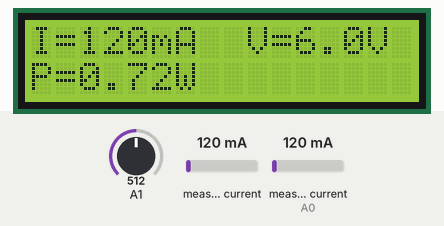
This sketch was run on a simulated Arduino Uno, built with avr-gcc and run on an emulated ATmega328P. Parts: 16×2 character LCD. The inputs (shaded band) are chosen by the test bench; at power-on: measured current (sensor on A0) 120 mA, measured current 120 mA, A1 = 512.

Above: at 1.2 s.
1.3 s: measured current (sensor on A0) set to 1000 mA
At 3.0 s:
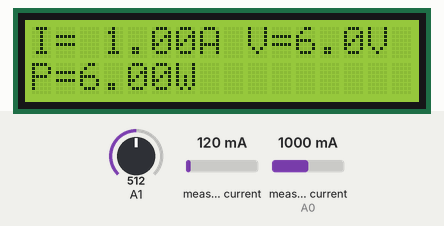
4.7 s: measured current (sensor 0) set to 40 mA
At 5.9 s:
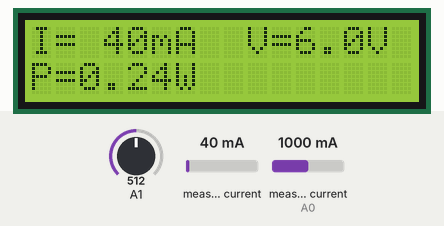
6.8 s: A1 set to 716
At 8.5 s:
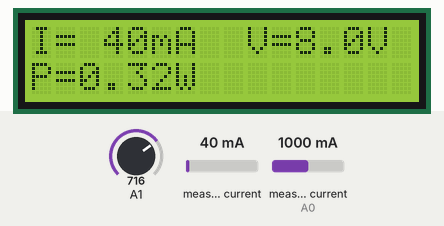
8.9 s: measured current (sensor 0) set to 500 mA
At 9.8 s:
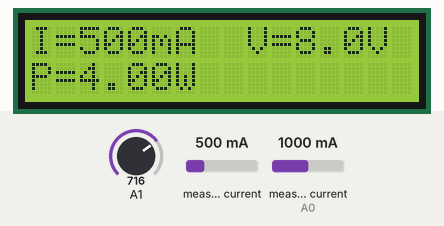
11.0 s: A1 set to 900
At 12.3 s:
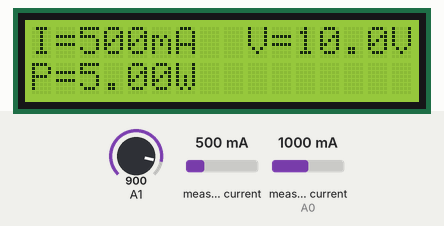
13.1 s: measured current (sensor 0) set to 979 mA
At 14.9 s:
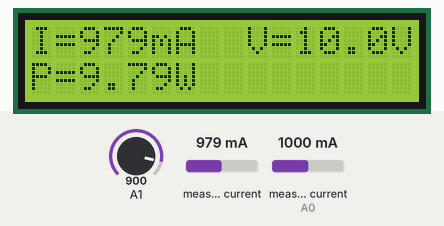
15.2 s: measured current (sensor 0) set to 1016 mA
Timing chart, 0 to 18.2 s (numbered marks = the images above; inputs shaded):
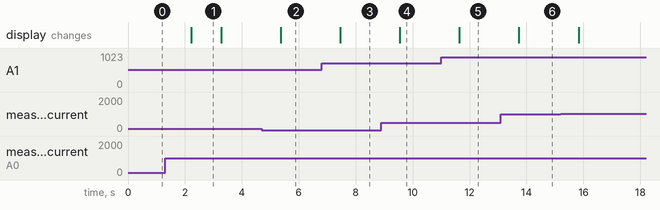

Measured:
- after the input at 1.3 s, the display: changes after 0.92 s (image 1)
- after the input at 4.7 s, the display: changes after 0.66 s (image 2)
- after the input at 6.8 s, the display: changes after 0.65 s (image 3)
- after the input at 8.9 s, the display: changes after 0.65 s (image 4)
- after the input at 11.0 s, the display: changes after 0.64 s (image 5)
- after the input at 13.1 s, the display: changes after 0.64 s (image 6)
- what the display in image 1 shows lasts 1.1 s, from 2.2 s to 3.3 s

The sketch:

Arduion_Sketch.ino
```cpp
#include <Wire.h>
#include <LiquidCrystal_I2C.h>
#include <ACS712.h>
#include <String.h>

String message = "";
// string Var to use as a container for output strings
float voltage = 0;  // Var for Voltage value
float current = 0;  // Var for Current Value
float power = 0;    // Var for Power
LiquidCrystal_I2C lcd(0x27, 16, 2);
// Set the LCD address to 0x27 for a 16 chars and 2 line display

ACS712  ACS(A0, 5.0, 1023, 200);
// Set the Current sensor to pin A0 for output voltage 5V and
// ADC max value 1023 in 10 bit ADC 200mV / A for our IC of 5A.
// IC ACS712ELCTR-05B-T

void setup()
{
	// initialize the LCD
	lcd.init();
	// Turn on the blacklight and print a message.
	lcd.backlight();
  // going to home position 0,0
  lcd.home();
  // clear the screen
  lcd.clear();

  // Screen Print.
  // 0 1 2 3 4 5 6 7 8 9 A B C D E F (x positions)
  // I = x x x x x x x V = x x x x x
  // 0 1 2 3 4 5 6 7 8 9 A B C D E F (x positions)
  // P = x x x x x x x x x x x x x x

  // there are only 2 y positions 0 and 1
  // 'x' in above shows the avaiable positions.
  message = "I=0A";
  lcd.print(message);
  lcd.setCursor(9, 0);
  message = "V=0V";
  lcd.print(message);
  lcd.setCursor(0, 1);
  message = "P=0W";
  lcd.print(message);

  // Screen Print.
  // 0 1 2 3 4 5 6 7 8 9 A B C D E F (x positions)
  // I = 0 A           V = 0 V
  // 0 1 2 3 4 5 6 7 8 9 A B C D E F (x positions)
  // P = 0 W

  // Setting the mid point of Current sennsor.
  // normally mid point is 512.
  // we used trial and error to get more accurate value 528.
  ACS.setMidPoint(512);
}
// char buffer to store the conversion for float to string.
char buffer[5];
void loop()
{
  current = ACS.mA_DC();      // outputs current in mA.
  voltage = analogRead(A1);   // Reading the ADC value from pin A1
  voltage = map(voltage,0,1022,0,12); // converting from ADC level to Voltage
  power = voltage * current/1000; // calculating Power
  lcd.home();
  lcd.setCursor(2, 0);    // Sets the coursor on (x,y) position.
  lcd.print("      ");    // clearing the space to write new data.
  lcd.setCursor(2, 0);

// checking if we need to print in mA or A.
  if(current > 999)
  {
    dtostrf(current/1000, 5, 2, buffer);
    message = String(buffer);
    message = message + "A";
  }
  else if(current <= 999)
  {
    dtostrf(current, 3, 0, buffer);
    message = String(buffer);
    message = message + "mA";
  }

  lcd.print(message);
  lcd.setCursor(11, 0);     // Sets the coursor on (x,y) position.
  lcd.print("      ");      // clearing the space to write new data.
  lcd.setCursor(11, 0);     // Sets the coursor on (x,y) position.
  dtostrf(voltage, 3, 1, buffer);
  message = String(buffer);
  message = message + "V";
  lcd.print(message);
  lcd.setCursor(2, 1);    // Sets the coursor on (x,y) position.
  lcd.print("              ");  // clearing the space to write new data.
  lcd.setCursor(2, 1);    // Sets the coursor on (x,y) position.
  message = String(power) + 'W';
  lcd.print(message);
  delay(1000);
}
```
